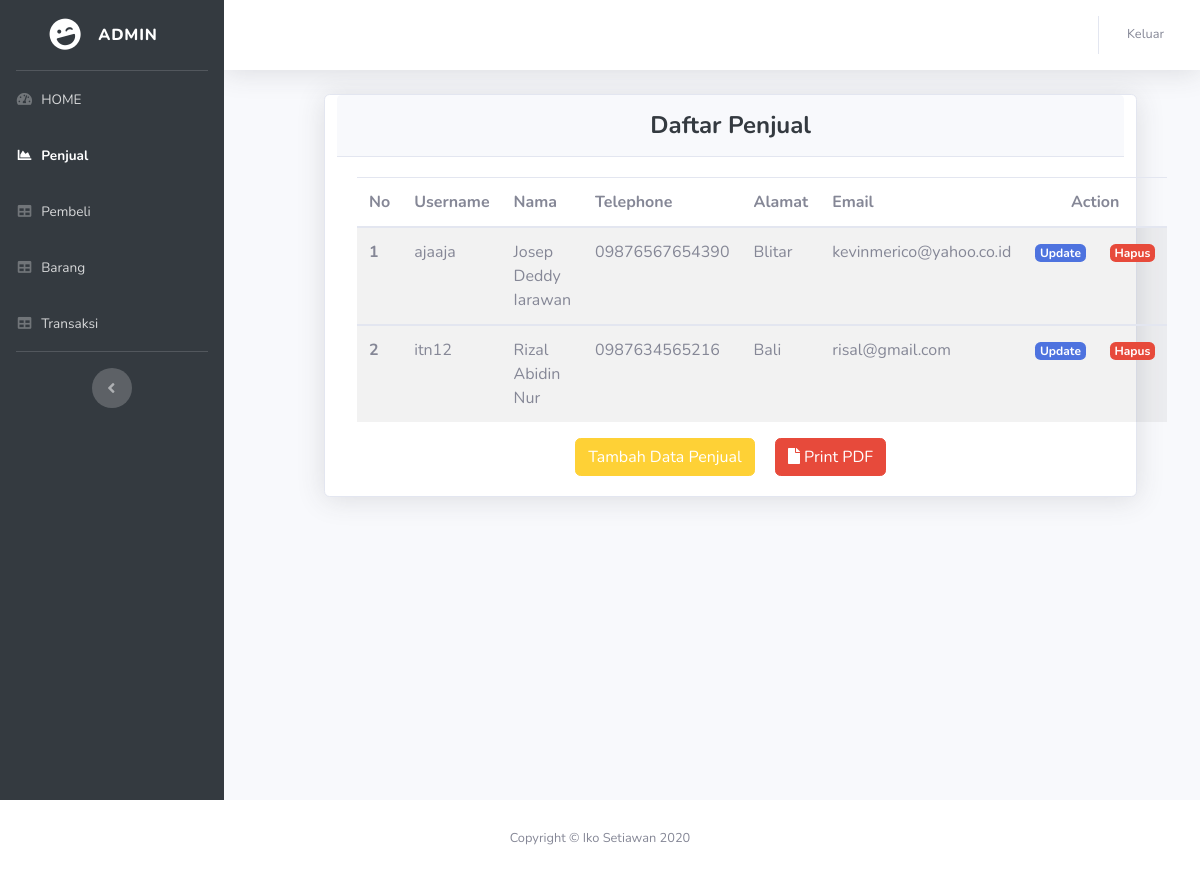
The page /index.php/admin/tampilPenjual on the database its author committed.
### tables this page shows
CREATE TABLE `tb_user` (
  `id_user` int(11) NOT NULL,
  `status` varchar(32) NOT NULL,
  `username` varchar(64) NOT NULL,
  `nama` varchar(64) NOT NULL,
  `telephone` varchar(14) NOT NULL,
  `alamat` varchar(50) NOT NULL,
  `email` varchar(30) NOT NULL,
  `password` varchar(256) NOT NULL
);

### application/controllers/Admin.php (called while the page is built, shortened)
<?php
class Admin extends CI_Controller
{
    public function __construct()
    {
        $this->load->model('M_penjual');
        $this->load->model('M_pembeli');
        $this->load->model('M_barang');
        $this->load->model('m_transaksi');
        $this->load->library('dompdf_gen');
        $this->load->library('form_validation');
    }
    public function tampilPenjual()
    {
        $status = "penjual";
        $data['judul'] = "Daftar Penjual ";
        $data['penjual'] = $this->db->get_where('tb_user', ['status' => $status])->result_array();
        $this->load->view("admin/v_header", $data);
        $this->load->view("admin/penjual/v_penjual", $data);
        $this->load->view("admin/v_footer");
    }
}

### index.php (called while the page is built, shortened)
<?php
require_once BASEPATH.'core/CodeIgniter.php';

### application/views/admin/penjual/v_penjual.php (the view, shortened to what this page needs)
<div id="wrapper">
    <ul class="navbar-nav bg-gradient-primary sidebar sidebar-dark accordion" id="accordionSidebar">
        <a class="sidebar-brand d-flex align-items-center justify-content-center" href="index.html">
            <div class="sidebar-brand-icon rotate-n-15">
                <i class="fas fa-laugh-wink"></i>
            </div>
            <div class="sidebar-brand-text mx-3">ADMIN</div>
        </a>
        <hr class="sidebar-divider my-0">
        <li class="nav-item">
            <a class="nav-link" href="<?= base_url(); ?>Admin">
                <i class="fas fa-fw fa-tachometer-alt"></i>
                <span>HOME</span></a>
        </li>
        <li class="nav-item active">
            <a class="nav-link" href="<?= base_url(); ?>Admin/tampilPenjual">
                <i class="fas fa-fw fa-chart-area"></i>
                <span>Penjual </span></a>
        </li>
        <li class="nav-item">
            <a class="nav-link" href="<?= base_url(); ?>Admin/tampilPembeli">
                <i class="fas fa-fw fa-table"></i>
                <span>Pembeli</span></a>
        </li>
        <li class="nav-item">
            <a class="nav-link" href="<?= base_url(); ?>admin/tampilBarang">
                <i class="fas fa-fw fa-table"></i>
                <span>Barang</span></a>
        </li>
        <li class="nav-item">
            <a class="nav-link" href="<?= base_url(); ?>Admin/tampilTransaksi">
                <i class="fas fa-fw fa-table"></i>
                <span>Transaksi</span></a>
        </li>
        <hr class="sidebar-divider d-none d-md-block">
        <div class="text-center d-none d-md-inline">
            <button class="rounded-circle border-0" id="sidebarToggle"></button>
        </div>
    </ul>
    <div id="content-wrapper" class="d-flex flex-column">
        <div id="content">
            <nav class="navbar navbar-expand navbar-light bg-white topbar mb-4 static-top shadow">
                <ul class="navbar-nav ml-auto">
                    <li class="nav-item dropdown no-arrow">
                        <a class="nav-link dropdown-toggle" href="#" data-toggle="modal" data-target="#logoutModal">
                            <span class="mr-2 d-none d-lg-inline text-gray-600 small">Keluar</span>
                        </a>
                    </li>
                </ul>
            </nav>
            <div class="card shadow mb-4 col-sm-10" style="margin-left: 100px;">
                <div class="card-header py-3">
                    <h4 class="m-0 font-weight-bold text-primary text-center">Daftar Penjual </h4>
                </div>
                <div class="card-body">
                    <table class="table table-striped">
                        <thead>
                            <tr>
                                <th scope="col">No</th>
                                <th scope="col">Username</th>
                                <th scope="col">Nama</th>
                                <th scope="col">Telephone</th>
                                <th scope="col">Alamat</th>
                                <th scope="col">Email</th>
                                <th scope="col" colspan="2" class="text-center"> Action</th>
                            </tr>
                        </thead>
                        <?php $no = 1;
                        foreach ($penjual as $pjl) : ?>
                            <tbody>
                                <tr>
                                    <th scope="row"><?= $no; ?></th>
                                    <td><?= $pjl['username']; ?></td>
                                    <td><?= $pjl['nama']; ?></td>
                                    <td><?= $pjl['telephone']; ?></td>
                                    <td><?= $pjl['alamat']; ?></td>
                                    <td><?= $pjl['email']; ?></td>
                                    <td><a href="<?= base_url(); ?>Admin/updatePenjual/<?= $pjl['id_user']; ?>" class="badge badge-primary ">Update</a></td>
                                    <td><a href="<?= base_url(); ?>Admin/hapusPenjual/<?= $pjl['id_user']; ?>" class="badge badge-danger " onclick="return confirm('yakin');">Hapus</a></td>
                                </tr>
                            </tbody>
                        <?php $no++;
                        endforeach; ?>
                    </table>
                    <div class="text-center">
                        <a href="<?= base_url() ?>Admin/tambahDataPenjual" class="btn btn-primary"> Tambah Data Penjual </a>
                        <a href="<?= base_url() ?>Admin/penjualPdf" class="btn btn-danger ml-3"><i class="fa fa-file"></i> Print PDF </a>
                    </div>
                </div>
            </div>
        </div>
    </div>
</div>

### rows shown on the page
tb_user: username "ajaaja", nama "Josep Deddy Iarawan", telephone "09876567654390", alamat "Blitar", email "kevinmerico@yahoo.co.id"
tb_user: username "itn12", nama "Rizal Abidin Nur", telephone "0987634565216", alamat "Bali", email "risal@gmail.com"
